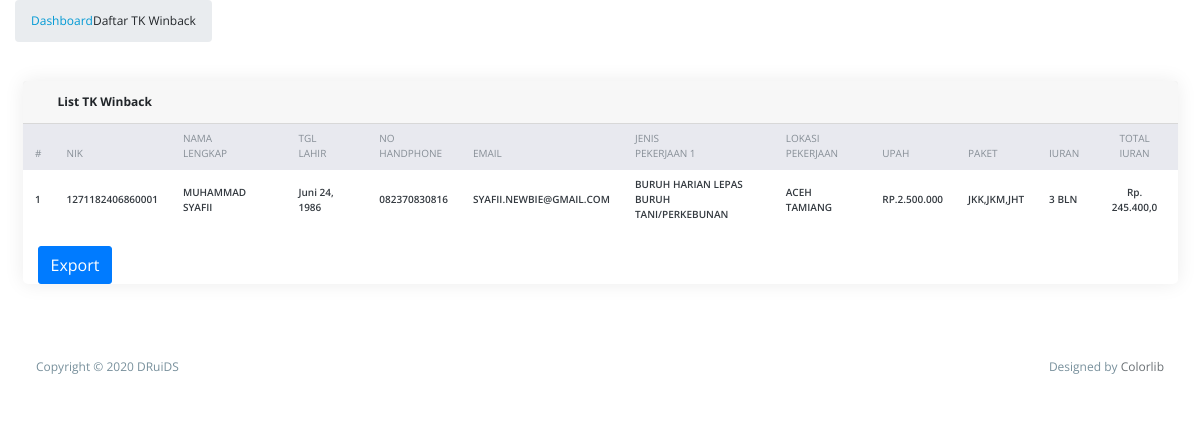
The app's page /winback/, older data.
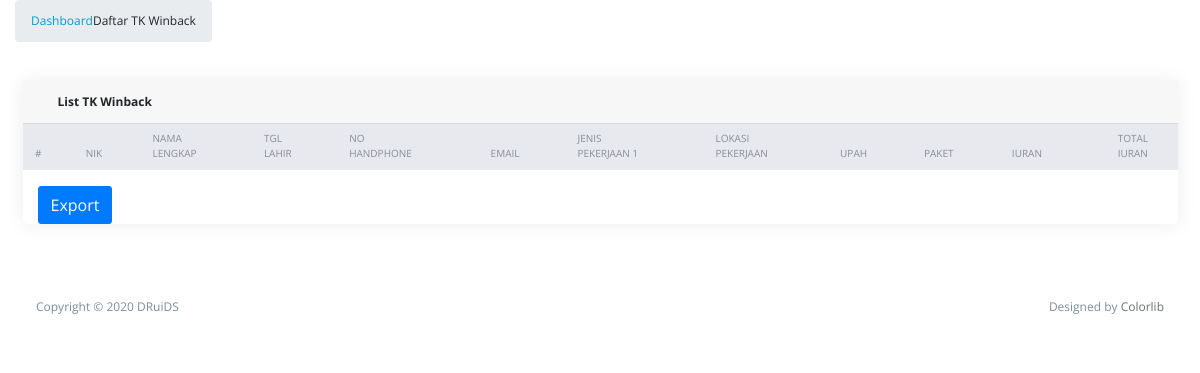
The same page, newer data.
### winback/models.py (models this page shows)
class daftar(models.Model):
    nik = models.CharField(max_length=16)
    nama = models.CharField(max_length=50)
    tgl_lahir = models.DateField(default=timezone.now)
    no_hp = models.CharField(max_length=13)
    surel = models.EmailField(blank=True, null=True)
    jenis_pekerjaan =  models.ForeignKey(JenisPekerjaan, on_delete=models.CASCADE)
    jenis_pekerjaan2 = models.ForeignKey(JenisPekerjaan, on_delete=models.CASCADE, related_name='jenis2',null=True, blank=True)
    lokasi_pekerjaan = models.ForeignKey(LokasiPekerjaan, on_delete=models.CASCADE)
    upah = models.IntegerField()
    kode_paket = models.CharField(max_length=1, choices=KODE_PAKET)
    kode_iuran = models.IntegerField(choices=KODE_IURAN)
    time_stamp = models.DateTimeField(auto_now_add=True)
    def total(self):
        if self.kode_paket == 'T':
            jkm = 6800
            jkk = self.upah * 0.01
            self.total = self.kode_iuran * (jkk+jkm)
        else:
            jkm = 6800
            jkk = self.upah * 0.01
            jht = self.upah * 0.02
            self.total = self.kode_iuran * (jkm+jkk+jht)
        return self.total

class JenisPekerjaan(models.Model):
    kode = models.CharField(max_length=4)
    nama_pekerjaan = models.CharField(max_length=50)
    def __str__(self):
        return self.nama_pekerjaan

class LokasiPekerjaan(models.Model):
    kode = models.CharField(max_length=4)
    nama_kota = models.CharField(max_length=50)
    def __str__(self):
        return self.nama_kota

### winback/views.py (the view)
# urls.py: path('',views.ListTK,name='home'),
def ListTK(request):
    datas = daftar.objects.all()
    return render(request,'winback/index.html',{'datas':datas})

### akun/context_processors.py (called while the page is built)
def avatar(request):
    return {'a':Profil.objects.filter(user__username=request.user).values('photo')}

### winback/templates/winback/index.html (shortened to what this page needs)
{% extends 'base.html' %}
{% load static %}
{% load humanize %}
{% block breadcrumbs %}
<div class="breadcrumbs">
    <div class="breadcrumbs-inner">
        <div class="row m-0">
            <div class="col-sm-12">
                <div class="page-header float-left">
                    <div class="page-title">
                        <ol class="breadcrumb text-right">
                            <li><a href="{% url 'home' %}">Dashboard</a></li>
                            <li class="active">Daftar TK Winback</li>
                        </ol>
                    </div>
                </div>
            </div>
        </div>
    </div>
</div>
{% endblock breadcrumbs %}
{% block content %}
<div class="content">
    <div class="animated fadeIn">
    <div class="row">
        <div class="col-lg-12">
            <div class="card">
                <div class="card-header">
                    <div class="row m-0">
                        <div class="col">
                            <strong class="card-title">List TK Winback</strong>
                        </div>
                    </div>
                </div>
                <div class="card-body--">
                    <div class="table-stats order-table ov-h">
                        <table class="table" id="contoh">
                            <thead>
                                <tr>
                                    <th class="serial">#</th>
                                    <th>NIK</th>
                                    <th>NAMA</br>LENGKAP</th>
                                    <th>TGL</br>LAHIR</th>
                                    <th>NO</br>HANDPHONE</th>
                                    <th>EMAIL</th>
                                    <th>JENIS</br>PEKERJAAN 1</th>
                                    <th>LOKASI</br>PEKERJAAN</th>
                                    <th>UPAH</th>
                                    <th>PAKET</th>
                                    <th>IURAN</th>
                                    <th>TOTAL</br>IURAN</th>
                                </tr>
                            </thead>
                            <tbody>
                                {% for data in datas %}
                                <tr>
                                    <td class="serial">{{forloop.counter}}</td>
                                    <td>{{data.nik}}</td>
                                    <td>{{data.nama}}</td>
                                    <td>{{data.tgl_lahir}}</td>
                                    <td>{{data.no_hp}}</td>
                                    <td id="email">{{data.surel}}</td>
                                    <td>
                                        {% if data.jenis_pekerjaan2 is None %}
                                            {{data.jenis_pekerjaan}}
                                        {% else %}
                                            {{data.jenis_pekerjaan}}</br>{{data.jenis_pekerjaan2}}
                                        {% endif %}</td>
                                    <td>{{data.lokasi_pekerjaan}}</td>
                                    <td>RP.{{data.upah|intcomma}}
                                    <td>{{data.get_kode_paket_display}}</td>
                                    <td>{{data.get_kode_iuran_display}}</td>
                                    <td>Rp. {{data.total|intcomma}}
                                </tr>
                                {% endfor %}
                            </tbody>
                        </table>
                    </div>
                    <div class="col-12">
                        <a href="{% url 'winback:export_xls' %}" class="btn btn-primary">Export</a>
                    </div>
                </div>
            </div>
        </div>
    </div>
    </div>
</div>
{% endblock content %}

### templates/base.html (shortened to what this page needs)
{% load static %}
<!doctype html>
<html class="no-js" lang="en">
<head>
    <link rel="stylesheet" href="{% static 'css/normalize.min.css' %}">
    <link rel="stylesheet" href="{% static 'css/bootstrap.min.css' %}">
    <link rel="stylesheet" href="{% static 'css/font-awesome.min.css' %}">
    <link rel="stylesheet" href="{% static 'css/font-capicons.css' %}">
    <link rel="stylesheet" href="{% static 'css/ie7.css' %}">
    <link rel="stylesheet" href="{% static 'css/themify-icons.css' %}">
    <link rel="stylesheet" href="{% static 'css/pe-icon-7-stroke.min.css' %}">
    <link rel="stylesheet" href="{% static 'css/flag-icon.min.css' %}">
    <link rel="stylesheet" href="{% static 'css/cs-skin-elastic.css' %}">
    <link rel="stylesheet" href="{% static 'css/style.css' %}">
</head>
<body class="d-flex flex-column">
        {% block breadcrumbs %}
        {% endblock breadcrumbs %}
        {% block content %}
        {% endblock content %}
        {% include 'footer.html' %}
</body>
</html>

### templates/footer.html
<div id="footer" class="footer">
    <footer class="site-footer">
        <div class="footer-inner bg-white">
            <div class="row">
                <div class="col-sm-6">
                    Copyright &copy; 2020 DRuiDS
                </div>
                <div class="col-sm-6 text-right">
                    Designed by <a href="https://colorlib.com">Colorlib</a>
                </div>
            </div>
        </div>
    </footer>
</div>

### static/css/style.css (style rules this page uses)
.bg-white { background-color: #fff; }
body { display: table; font-family: "Open Sans", sans-serif; font-size: 12px; width: 100%; }
a, button { text-decoration: none; outline: none !important; color: #878787; -webkit-transition: all 0.25s ease; transition: all 0.25s ease; }
ul, ol { padding-left: 0; }
.ov-h { overflow: hidden; }
.btn, button, input, textarea { -webkit-box-shadow: none; box-shadow: none; outline: 0 !important; }
.btn { border-radius: 3px; }
.order-table { position: relative; }
.order-table:after, .order-table:before { content: ""; position: absolute; top: 0px; height: 37px; width: 10px; background: #e8e9ef; }
.order-table:after { right: -1px; }
.order-table:before { left: -1px; }
.order-table tr th { background: #e8e9ef; }
.order-table tr td:last-child, .order-table tr th:last-child { text-align: center; }
.content { float: left; padding: 1.875em; width: 100%; }
.card { margin-bottom: 1.875em; border-radius: 5px; padding: 0; border: 0px solid transparent; -webkit-box-shadow: 0 0 20px rgba(0, 0, 0, 0.08); box-shadow: 0 0 20px rgba(0, 0, 0, 0.08); }
.table-stats table { font-family: 'Open Sans'; }
.table-stats table th, .table-stats table td { border: none; border-bottom: 1px solid #e8e9ef; color: #868e96; font-size: 10px; font-weight: normal; padding: .75em 1.25em; text-transform: uppercase; }
.btn, .button { display: inline-block; font-weight: 400; text-align: center; white-space: nowrap; vertical-align: middle; -webkit-transition: all .15s ease-in-out; transition: all .15s ease-in-out; border-radius: 3; cursor: pointer; }
footer.site-footer { padding: 0 1.875em; }
footer.site-footer .footer-inner { color: #78909c; font-family: 'Open Sans'; font-size: 12px; line-height: 1.5; padding: 2.45em 1.125em; }
footer.site-footer .footer-inner a { color: #6a7074; }
body { font-size: 12px; }
a:link { color: #0099d4; }
a.btn-primary { color: #fff; background-color: #007bff; border-color: #007bff; }
.table-stats table th, .table-stats table td { font-size: 10px; }
footer.site-footer .footer-inner { color: #78909c; font-size: 12px; }

Row changes from the older to the newer data that the page shows:
removed daftar: nik "1271182406860001", nama "MUHAMMAD SYAFII", tgl_lahir "Juni 24, 1986", no_hp "082370830816", surel "SYAFII.NEWBIE@GMAIL.COM", jenis_pekerjaan "BURUH HARIAN LEPAS", jenis_pekerjaan2 "BURUH TANI/PERKEBUNAN", lokasi_pekerjaan "ACEH TAMIANG", upah "2.500.000", kode_paket "JKK,JKM,JHT", kode_iuran "3 BLN", total "245.400,0"
